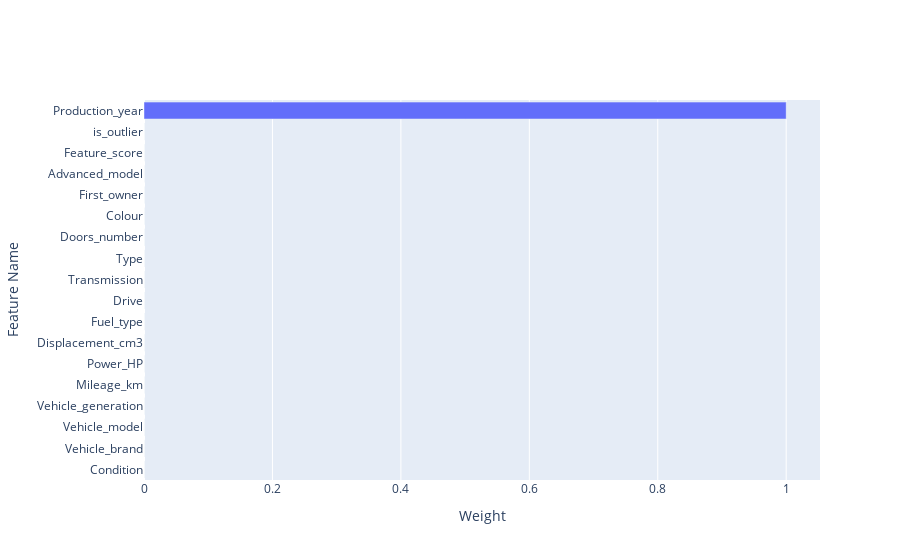

The notebook cell this image was saved under:
### Code cell
training_process(
    model_name="basic_tree_classifier",
    model_class=PriceClassifierBasicModel,
    hyperparameters_class=DecisionTreeHyperparams,
    metric=MetricEnum.ACCURACY,
    intervals_function=lambda x: 10 ** (0.2 * x) + 80 * (x + 1) ** 1.002 + 150 * x ** 0.4,
    category_encoding=True,
)

### Figure 1 — Plotly figure (JSON) as saved in the notebook; plotly's stock layout.template omitted (floating-point values rounded to 4 significant figures)
{"data": [{"orientation": "h", "type": "bar", "x": [0, 0, 0, 0, 0, 0, 0, 0, 0, 0, 0, 0, 0, 0, 0, 0, 0, 1], "y": ["Condition", "Vehicle_brand", "Vehicle_model", "Vehicle_generation", "Mileage_km", "Power_HP", "Displacement_cm3", "Fuel_type", "Drive", "Transmission", "Type", "Doors_number", "Colour", "First_owner", "Advanced_model", "Feature_score", "is_outlier", "Production_year"]}], "layout": {"xaxis": {"title": {"text": "Weight"}}, "yaxis": {"title": {"text": "Feature Name"}}}}
